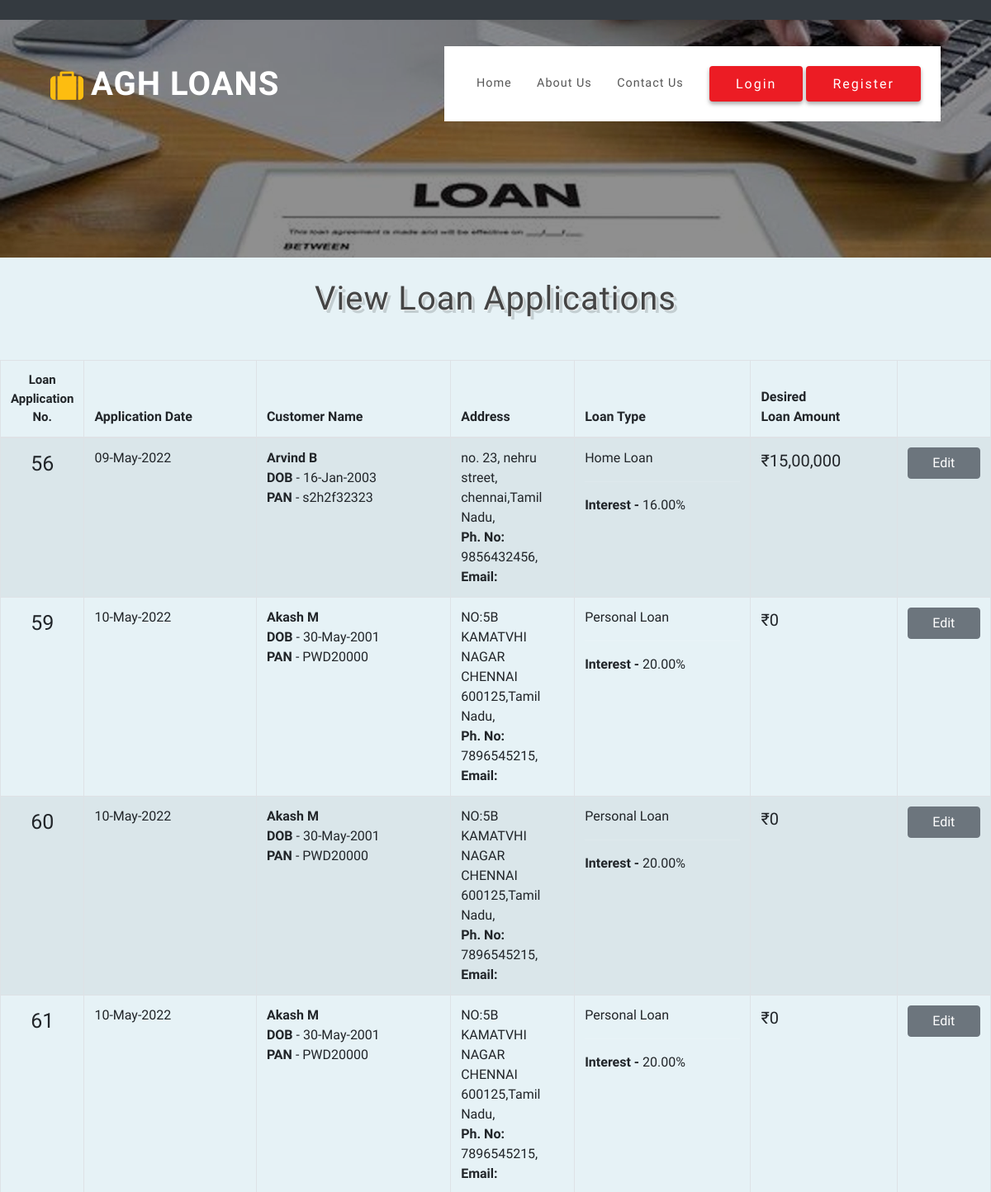
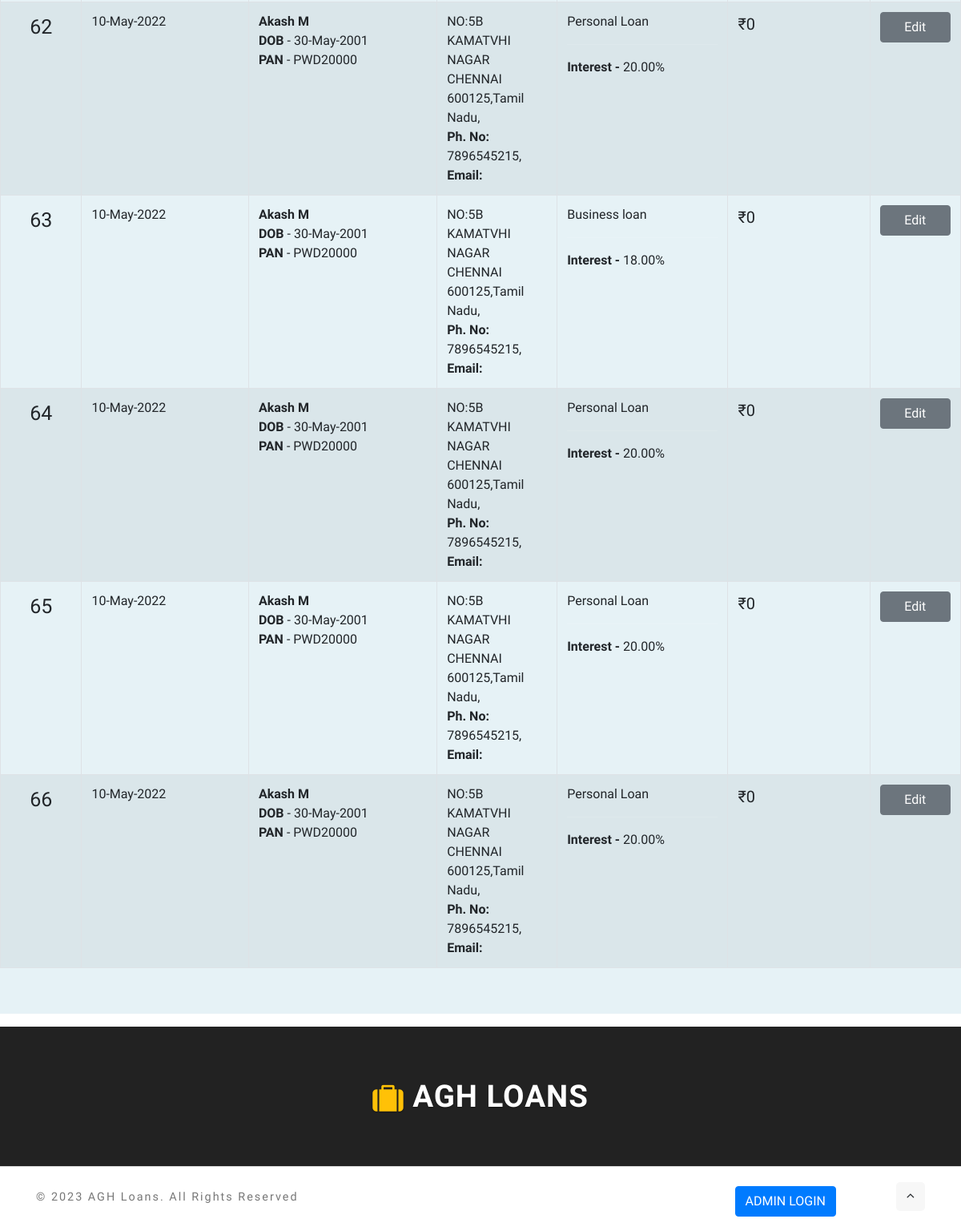
Screenshot of /viewloanapplication.php with the database file from the repository (2 pictures, top to bottom).
### tables this page shows
CREATE TABLE `lacc_loanaccount` (
  `lacc_id` int(10) NOT NULL,
  `cst_id` int(11) NOT NULL,
  `lacc_no` varchar(50) NOT NULL,
  `comp_name` varchar(30) NOT NULL,
  `lacc_custname` varchar(50) NOT NULL,
  `lacc_swdof` varchar(30) NOT NULL,
  `lacc_dob` date NOT NULL,
  `lacc_pan` varchar(20) NOT NULL,
  `lacc_securityentry` text NOT NULL,
  `lacc_restype` varchar(25) NOT NULL,
  `lacc_resaddr` text NOT NULL,
  `lacc_compaddr` text NOT NULL,
  `lacc_permaddr` text NOT NULL,
  `lacc_gender` varchar(10) NOT NULL,
  `lacc_martialst` varchar(10) NOT NULL,
  `lacc_jobprofile` text NOT NULL,
  `lacc_education` varchar(25) NOT NULL,
  `lacc_ihave` text NOT NULL,
  `lacc_bankac` text NOT NULL,
  `lacc_loanamt` double(10,2) NOT NULL,
  `lacc_intrate` double(10,2) NOT NULL,
  `interest_amt` double NOT NULL,
  `lacc_tenor` text NOT NULL,
  `lacc_reference1` varchar(250) NOT NULL,
  `lacc_reference2` varchar(250) NOT NULL,
  `lacc_guarantor1` text NOT NULL,
  `lacc_guarantor2` text NOT NULL,
  `lacc_photo` varchar(100) NOT NULL,
  `lacc_idproof` varchar(100) NOT NULL,
  `lacc_adressproof` varchar(100) NOT NULL,
  `lacc_applicationdt` date NOT NULL,
  `lacc_opendt` date NOT NULL,
  `ltyp_id` int(10) NOT NULL,
  `ltyp_loantyp` varchar(50) NOT NULL,
  `lpf_id` int(10) NOT NULL,
  `lpf_amttype` varchar(25) NOT NULL,
  `lacc_ipfprocessingfee` double(10,2) NOT NULL,
  `lacc_remarks` text NOT NULL,
  `dpmt_charge` double(10,2) NOT NULL,
  `capture_pancard` text NOT NULL,
  `lacc_status` varchar(10) NOT NULL
);

CREATE TABLE `ltyp_loantypes` (
  `ltyp_id` int(10) NOT NULL,
  `ltyp_loantype` varchar(25) NOT NULL,
  `ltyp_icon` varchar(100) NOT NULL,
  `min_loanamt` double NOT NULL,
  `max_loanamt` double NOT NULL,
  `ltyp_maxmonth` int(10) NOT NULL,
  `ltyp_interestperc` float(10,2) NOT NULL,
  `ltyp_status` varchar(10) NOT NULL
);

### viewloanapplication.php (the view, shortened to what this page needs)
<?php
include("header.php");
?>
    <section class="products" id="stats">
        <div class="">
<br>
 <h3 class="title-w3ls mb-sm-5 mb-4 text-center"> View <?php echo $_GET['status']; ?> Loan Applications</h3>
	<table id="example"  class="table table-striped table-bordered">
		<THEAD>
						<tr>
							<th style="font-size: 15px;width: 50px;"><center>Loan Application No.</center></th>
							<th>Application Date</th>
							<th>Customer Name </th>
							<th style="width: 150px;">Address</th>
							<th>Loan Type</th>
							<th>Desired <br>Loan Amount</th>
						</tr>
		</THEAD>
		<tbody>
			<?php
			$sql = "SELECT * FROM  lacc_loanaccount where lacc_id!='0'";
			if(isset($_GET['status']))
			{
			$sql = $sql . " AND lacc_status='$_GET[status]' ";
			}
			else
			{
			$sql = $sql . " AND lacc_status='Pending' ";
			}
			$qsql = mysqli_query($con,$sql);
			while($rs = mysqli_fetch_array($qsql))
			{
				$sqlloantype=  "SELECT * FROM ltyp_loantypes where ltyp_id='$rs[ltyp_id]'";
				$qsqlloantype = mysqli_query($con,$sqlloantype);
				$rsloantype = mysqli_fetch_array($qsqlloantype);
				$resaddress =unserialize($rs['lacc_resaddr']);
				echo "<tr>
						<td style='font-size: 25px;'><center>$rs[lacc_id]</center></td>
						<td>" . date("d-M-Y",strtotime($rs['lacc_applicationdt'])) . "</td>
						<td>";
if($rs['comp_name'] == "")
{
echo "<b>$rs[lacc_custname]</b>";
echo "<br><b>DOB</b> - ".  date("d-M-Y",strtotime($rs['lacc_dob'])) . "<br>			<b>PAN</b> -  $rs[lacc_pan]";
}
				echo "</td>
						<td>$resaddress[0],$resaddress[1],
						<br><b>Ph. No:</b> $resaddress[2],
						<br><b>Email:</b> $resaddress[3]</td>
						<td>
						$rsloantype[ltyp_loantype]<hr>
						<b>Interest -</b> $rsloantype[ltyp_interestperc]%<br>
						</td>
						<td style='font-size: 20px;'>". moneyFormatIndia(floor($rs['lacc_loanamt'])) ."</td>";
echo "</td>
						<td> <a href='editcustomerprofile1.php?editid=$rs[0]' class='btn btn-secondary' style='width:100%;' >Edit</a>
						</td>
					</tr>";
			}
			?>
		</tbody>
	</table>
			<br><hr>
        </div>
    </section>
<?php
include("footer.php");
?>

### css/style.css (style rules this page uses)
html, body { margin: 0; font-size: 100%; background: #fff; scroll-behavior: smooth; font-family: 'Catamaran', sans-serif; }
body a { text-decoration: none; transition: 0.5s all; -webkit-transition: 0.5s all; -moz-transition: 0.5s all; -o-transition: 0.5s all; -ms-transition: 0.5s all; }
h1, h2, h3, h4, h5, h6 { margin: 0; letter-spacing: 1px; font-weight: 600; font-family: 'Catamaran', sans-serif; }
h3.title-w3ls, h3.title-w3ls.two { font-size: 3em; color: #444; }
.products { background: #e6f2f6; }
hr { border-top: 1px solid rgba(251, 247, 247, 0.1); }
@media screen and (max-width:1366px) { h3.title-w3ls, h3.title-w3ls.two, h4.tittle { font-size: 2.5em; } }

### header.php (style rules this page uses)
.title-w3ls { font: 400 100px/1.3 'Berkshire Swash', Helvetica, sans-serif; color: #2b2b2b; text-shadow: 1px 1px 0px #ededed, 4px 4px 0px rgba(0,0,0,0.15); }

### rows the page displays
lacc_loanaccount: lacc_id "56", lacc_applicationdt "09-May-2022", lacc_custname "Arvind B", lacc_dob "16-Jan-2003", lacc_pan "s2h2f32323", lacc_resaddr "no. 23, nehru street, chennai", lacc_resaddr "Tamil Nadu", lacc_resaddr "9856432456", ltyp.ltyp_loantype "Home Loan", ltyp.ltyp_interestperc "16.00", lacc_loanamt "₹15,00,000"
lacc_loanaccount: lacc_id "59", lacc_applicationdt "10-May-2022", lacc_custname "Akash M", lacc_dob "30-May-2001", lacc_pan "PWD20000", lacc_resaddr "NO:5B KAMATVHI NAGAR CHENNAI 600125", lacc_resaddr "Tamil Nadu", lacc_resaddr "7896545215", ltyp.ltyp_loantype "Personal Loan", ltyp.ltyp_interestperc "20.00", lacc_loanamt "₹0"
lacc_loanaccount: lacc_id "60", lacc_applicationdt "10-May-2022", lacc_custname "Akash M", lacc_dob "30-May-2001", lacc_pan "PWD20000", lacc_resaddr "NO:5B KAMATVHI NAGAR CHENNAI 600125", lacc_resaddr "Tamil Nadu", lacc_resaddr "7896545215", ltyp.ltyp_loantype "Personal Loan", ltyp.ltyp_interestperc "20.00", lacc_loanamt "₹0"
lacc_loanaccount: lacc_id "61", lacc_applicationdt "10-May-2022", lacc_custname "Akash M", lacc_dob "30-May-2001", lacc_pan "PWD20000", lacc_resaddr "NO:5B KAMATVHI NAGAR CHENNAI 600125", lacc_resaddr "Tamil Nadu", lacc_resaddr "7896545215", ltyp.ltyp_loantype "Personal Loan", ltyp.ltyp_interestperc "20.00", lacc_loanamt "₹0"
lacc_loanaccount: lacc_id "62", lacc_applicationdt "10-May-2022", lacc_custname "Akash M", lacc_dob "30-May-2001", lacc_pan "PWD20000", lacc_resaddr "NO:5B KAMATVHI NAGAR CHENNAI 600125", lacc_resaddr "Tamil Nadu", lacc_resaddr "7896545215", ltyp.ltyp_loantype "Personal Loan", ltyp.ltyp_interestperc "20.00", lacc_loanamt "₹0"
lacc_loanaccount: lacc_id "63", lacc_applicationdt "10-May-2022", lacc_custname "Akash M", lacc_dob "30-May-2001", lacc_pan "PWD20000", lacc_resaddr "NO:5B KAMATVHI NAGAR CHENNAI 600125", lacc_resaddr "Tamil Nadu", lacc_resaddr "7896545215", ltyp.ltyp_loantype "Business loan", ltyp.ltyp_interestperc "18.00", lacc_loanamt "₹0"
lacc_loanaccount: lacc_id "64", lacc_applicationdt "10-May-2022", lacc_custname "Akash M", lacc_dob "30-May-2001", lacc_pan "PWD20000", lacc_resaddr "NO:5B KAMATVHI NAGAR CHENNAI 600125", lacc_resaddr "Tamil Nadu", lacc_resaddr "7896545215", ltyp.ltyp_loantype "Personal Loan", ltyp.ltyp_interestperc "20.00", lacc_loanamt "₹0"
lacc_loanaccount: lacc_id "65", lacc_applicationdt "10-May-2022", lacc_custname "Akash M", lacc_dob "30-May-2001", lacc_pan "PWD20000", lacc_resaddr "NO:5B KAMATVHI NAGAR CHENNAI 600125", lacc_resaddr "Tamil Nadu", lacc_resaddr "7896545215", ltyp.ltyp_loantype "Personal Loan", ltyp.ltyp_interestperc "20.00", lacc_loanamt "₹0"
lacc_loanaccount: lacc_id "66", lacc_applicationdt "10-May-2022", lacc_custname "Akash M", lacc_dob "30-May-2001", lacc_pan "PWD20000", lacc_resaddr "NO:5B KAMATVHI NAGAR CHENNAI 600125", lacc_resaddr "Tamil Nadu", lacc_resaddr "7896545215", ltyp.ltyp_loantype "Personal Loan", ltyp.ltyp_interestperc "20.00", lacc_loanamt "₹0"
